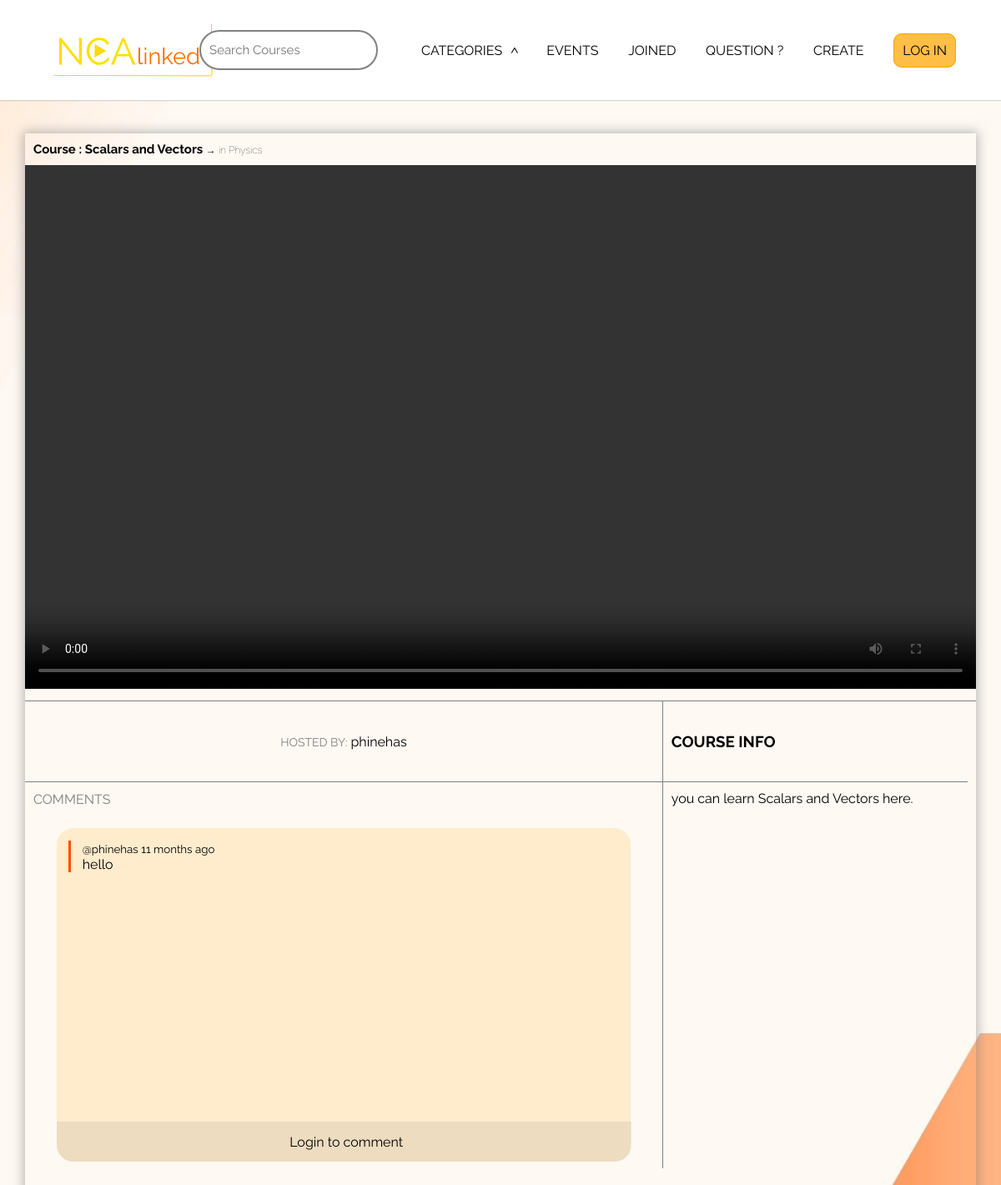
Page /videopage/14/ on the committed database.
### base/models.py (models this page shows, shortened)
class Course(models.Model):
    Course_name = models.CharField(max_length=200)
    host = models.ForeignKey(User, on_delete=models.SET_NULL, null=True)
    Category = models.ForeignKey(Category, on_delete=models.SET_NULL, null=True)
    created = models.DateTimeField(auto_now_add=True)
    updated = models.DateTimeField(auto_now=True)
    participants = models.ManyToManyField(User, related_name='participants',blank=True)
    CourseDescription = models.TextField(null=True)
    video = models.FileField(upload_to="videos/", null=True, blank=True)
    class Meta():
        ordering = ['-updated','-created']

class Category(models.Model):
    Category_name = models.CharField(max_length=150)

class Message(models.Model):
    user = models.ForeignKey(User, on_delete=models.CASCADE)
    course = models.ForeignKey(Course, on_delete=models.CASCADE)
    body = models.TextField()
    updated = models.DateTimeField(auto_now=True)
    created = models.DateTimeField(auto_now_add=True)
    class Meta():
        ordering = ['-created', '-updated']

### base/views.py (the view)
# urls.py: path('videopage/<str:pk>/', views.videopage, name="videopage"),
def videopage(request, pk):
    categories = Category.objects.all()
    course = Course.objects.get(id=pk)
    messages = course.message_set.all()
    if request.method == 'POST' and request.POST.get('JOIN') == 'JOIN':
        course.participants.add(request.user)
        print('user joined')
    if request.method == 'POST' and request.POST.get('LEAVE') == 'LEAVE':
        course.participants.remove(request.user)
        print('user left')
    context = {'categories':categories, 'course':course, 'messages':messages}
    return render(request, 'videopage.html', context)

### templates/videopage.html (shortened to what this page needs)
{% load static %}
<!DOCTYPE html>
<html lang="en">
<head>
    <link rel="stylesheet" href="{% static 'css/videopage.css' %}">
    <link rel="stylesheet" href="{% static 'css/homepage.css' %}">
</head>
<body>
    {% include 'navbar.html' %}
    <section class="main-wrapper-sec">
        <div class="main-wrapper-sec-inside">
            <div class="video-sec">
                <div class="video-player-div">
                    <p style="padding-left: 1%;
                    padding: 10px 10px;
                    font-weight: bold;
                    font-size: 15px;
                    "> Course : {{course.Course_name}}
                    <small style="font-weight: 100; font-size: 12px;"> &rarr; in {{course.Category.Category_name}}</small></p>
                    {% if course.video %}
                        <video controls>
                            <source src="{{ course.video.url }}" type="video/mp4" />
                        </video>
                    {% endif %}
                </div>
            </div>
            <div class="video-comment-sec">
                <div class="video-comment-div">
                    <div class="channel-info-div">
                        <p> <span style="color: gray; font-size: 14px;">HOSTED BY:</span> {{course.host}} </p>
                    </div>
                    <div class="comment-sec-nav">
                        <p>COMMENTS</p>
                    </div>
                    <div class="comment-wrapper">
                        <div class="comment-in-wrapper">
                        {% for message in messages %}
                            <div class="message-holder-div">
                                <small>@{{message.user}} {{message.created|timesince}} ago</small>
                                <p style="font-size: 1rem;">{{message.body}}</p>
                            </div>
                        {% endfor %}
                        </div>
                        {% if request.user.is_authenticated %}
                            <div class="message-box">
                                <form action="{% url 'comment' course.id%}" method="POST">
                                    {% csrf_token %}
                                    <input class="message-input" name="body" type="text" id="body" placeholder="Type here and press enter to send....">
                                </form>
                            </div>
                            {% else%}
                            <div class="message-box">
                                Login to comment
                            </div>
                        {% endif %}
                    </div>
                </div>
                <div class="video-info-div">
                    <div class="info-sec-nav">
                        <h3>COURSE INFO</h3>
                    </div>
                    <div>
                        <p>
                            {{course.CourseDescription }}
                        </p>
                    </div>
                </div>
            </div>
        </div>
    </section>
</body>
</html>

### base/static/css/videopage.css (style rules this page uses)
body { font-family: 'Raleway', sans-serif; height: 200vh; }
.main-wrapper-sec { width: 100%; height: 120vh; padding-top: 40vh; display: flex; align-items: center; justify-content: center; }
.main-wrapper-sec-inside { width: 95%; height: 160vh; display: flex; flex-direction: column; box-shadow: 0px 0px 13px 2px rgba(128, 128, 128, 0.562); }
.video-sec { height: 80vh; width: 100%; display: flex; padding-bottom: 5vh; border-bottom: 1px solid gray; }
.video-player-div { width: 100%; height: 80vh; }
.video-player-div video { height: 78.5vh; width: 100%; aspect-ratio: 16/9; }
.video-comment-sec { width: 100%; height: 80vh; display: flex; }
.video-comment-div { height: 70vh; width: 67%; border-right: 1px solid gray; }
.channel-info-div { width: 100%; height: 12vh; border-bottom: 1px solid gray; display: flex; justify-content: space-around; align-items: center; }
.comment-sec-nav { display: flex; align-items: center; height: 5vh; padding-left: 10px; }
.comment-sec-nav p { color: gray; }
.comment-wrapper { margin-top: 2%; margin-left: 5%; width: 90%; height: 50vh; border-radius: 20px; background-color: rgba(255, 166, 0, 0.158); position: relative; }
.comment-in-wrapper { overflow-y: scroll; height: 43.8vh; }
.message-box { position: absolute; bottom: 0%; width: 99.5%; height: 6vh; display: flex; justify-content: center; align-items: center; padding-left: 5px; background-color: rgba(0, 0, 0, 0.068); border-bottom-left-radius: 20px; border-bottom-right-radius: 20px; }
.message-holder-div { margin-left: 2%; border-left: 3px solid rgb(255, 77, 0); margin-top: 15px; padding-left: 2%; width: 93%; overflow: -moz-hidden-unscrollable; margin-bottom: 2%; }
.video-info-div { width: 32%; height: 70vh; overflow: hidden; }
.video-info-div p { padding: 10px; }
.info-sec-nav { height: 12vh; padding-left: 10px; display: flex; align-items: center; border-bottom: 1px solid gray; width: 100%; }

### base/static/css/homepage.css (style rules this page uses)
body { font-family: 'Raleway', sans-serif; background-image: url("/static/images/bodybackground.jpg"); background-repeat: repeat; background-position: bottom; background-size: cover; }
body,p { margin: 0; }

### rows in the picture
Course: Course_name "Scalars and Vectors", Category.Category_name "Physics", host "phinehas", CourseDescription "you can learn Scalars and Vectors here."
Message: user "phinehas", created "11 months", body "hello"
